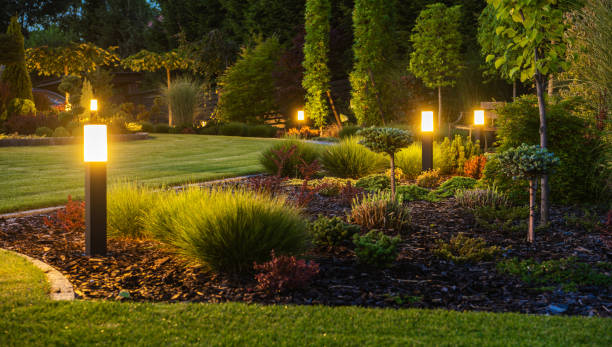
#> input picture Week1/images/landscape.jpg, 612 x 347 px, found by its file name
$ python 'Coding Section.py'
#> lines starting #> are read from the running program, lines starting #| are printed output that depends on the picture
'''
# Theory Section

- What is a pixel? Explain intensity values for 8-bit images.

    Pixel (picture element) is a single 2D unit of color in an image. It is the building blocks of images.
    8-bit images refer to how many bits are used to describe a pixel color.

    For Grayscale images:
    - 8-bit images use 8-bits per pixel (256 shades of gray)
    For Color images:
    - 8-bit images use 24-bits per pixel (8 for R, 8 for G and 8 for B)

- What is the shape of a color image with H=480, W=640? Explain each dimension.

    The image has 480 rows and 640 columns of pixels with 3 channels for colors per pixel.

- Explain convolution step by step. Include kernel, sliding window, and output.

    Starting from the top-left corner (convention), the kernel slides from left to right/up to down and extracts the output values from the weighted sum of the kernel into the output map.

- Compare Box Blur vs Gaussian Blur vs Sobel — purpose and kernel differences.

    Box blur: attempts to blur out the details of the image by taking the average of the colors in a specified radius. All weights are equal. This however results in a somewhat blocky image.
    Gaussian blur: attempts to blur out the details of the image by taking normally distributed values as weights. Giving higher weights to closer pixels. This results in a more smooth blur compared to box blur.
    Sobel: attempts to detect edges in the image by detecting a significant change in pixel color values. The kernel is a negative vs positive weights around the axis in question to take the difference.
'''

import numpy as np
import cv2

def load(url = 'Week1\\images\\landscape.jpg'):
#> called with url = 'Week1\\images\\landscape.jpg'
    img = cv2.imread(url)
#> img is the input picture: shape (347, 612, 3); mean B, G, R 22.3, 69.4, 78.8
    return img


def box_blur(img):

    blur_kernel = np.ones((3, 3), dtype=float)

    blur_kernel /= 9

    blurred_img = cv2.filter2D(img, -1, blur_kernel)

    return 'Blur', blurred_img


def edge_detection(img):

    sobel_x = np.array([
        [-1, 0, 1],
        [-2, 0, 2],
        [-1, 0 ,1]
        ], dtype=np.float32)

    sobel_y = sobel_x.T

    edge_x = cv2.filter2D(img, -1, sobel_x)
    edge_y = cv2.filter2D(img, -1, sobel_y)

    edges = edge_x.copy()
    for x in range(edges.shape[0]):
        for y in range(edges.shape[1]):
            edges[x, y] = max(edges[x, y], edge_y[x,y])

    return 'Edge Detection', edges


def sharpen(img):
    sharpen_kernel = np.zeros((3, 3), dtype=float)

    sharpen_kernel[0, 1] = -1
    sharpen_kernel[1, 0] = -1
    sharpen_kernel[1, 2] = -1
    sharpen_kernel[2, 1] = -1

    sharpen_kernel[1, 1] = 5

    sharpen_img = cv2.filter2D(img, -1, sharpen_kernel)

    return 'Sharpness', sharpen_img


def task(img):
    # 2. Convert to Grayscale
    grayscale_img = cv2.cvtColor(img, cv2.COLOR_BGR2GRAY)
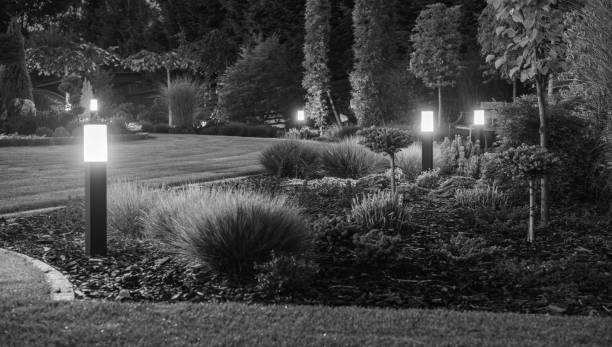
#> grayscale_img: shape (347, 612); min 0, max 255, mean 66.9
    # 3. Apply filters

    for apply_filter in [box_blur, edge_detection, sharpen]:
        filtered_gray_img = grayscale_img.copy()
        name, filtered_gray_img = apply_filter(filtered_gray_img)

        # 4. Save each output
        cv2.imwrite(f'{name}.jpg', filtered_gray_img)

        # 5. prints image shape
        print(f'{name}\'s shape: ',  filtered_gray_img.shape)
#> this loop made 3 passes
#> name on passes 1 to 3: 'Blur', 'Edge Detection', 'Sharpness'
#| Blur's shape:  (347, 612)
#| Edge Detection's shape:  (347, 612)
#| Sharpness's shape:  (347, 612)
#> pass 2, in edge_detection, `edge_x = cv2.filter2D(img, -1, sobel_x)`:
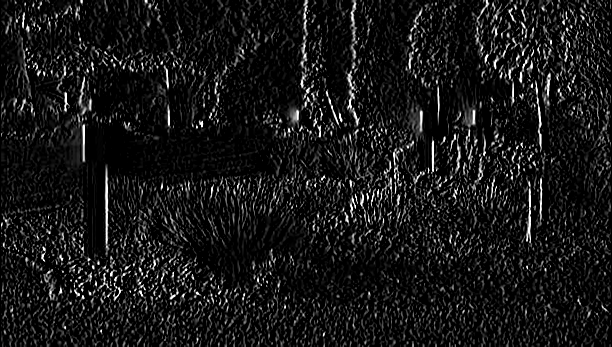
#> edge_x: shape (347, 612); min 0, max 255, mean 22.8
#> pass 2, in edge_detection, `edge_y = cv2.filter2D(img, -1, sobel_y)`:
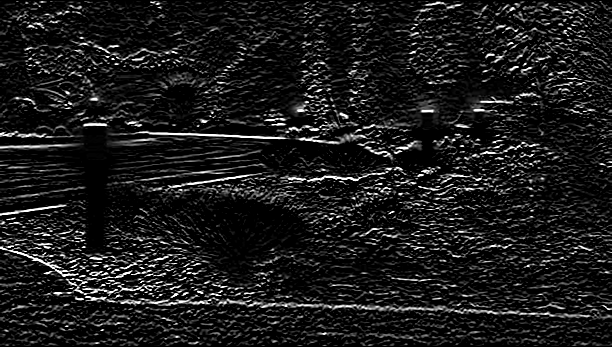
#> edge_y: shape (347, 612); min 0, max 255, mean 26.9
#> pass 2, in task, `name, filtered_gray_img = apply_filter(filtered_gray_img)`:
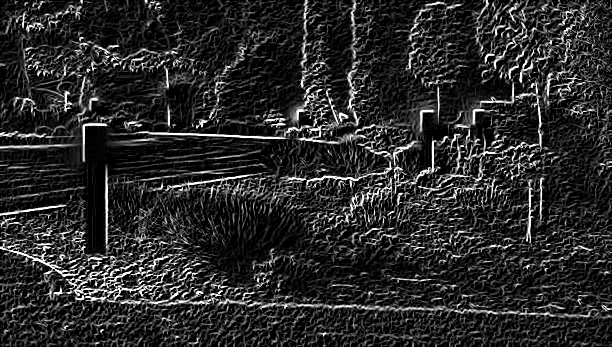
#> filtered_gray_img: shape (347, 612); min 0, max 255, mean 42.5


'''
Note: Change load image URL to work.
'''
if __name__ == '__main__':
    # 1. Load
    img = load()
    task(img)

$ run again, with Week1/images/image1.jpg copied over Week1/images/landscape.jpg
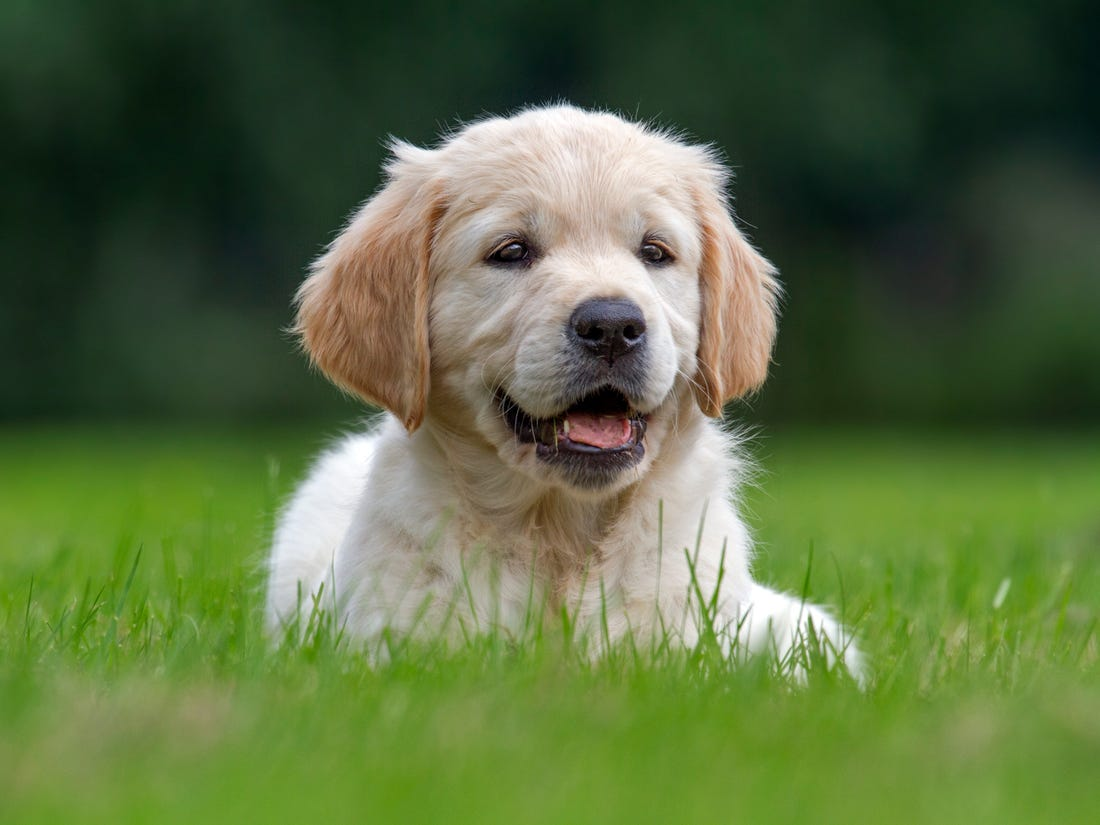
#> input picture Week1/images/image1.jpg, 1100 x 825 px, found by its file name
#> in load, img is the input picture: shape (825, 1100, 3); mean B, G, R 64.9, 108, 89.4
#> in task, `grayscale_img = cv2.cvtColor(img, cv2.COLOR_BGR2GRAY)`:
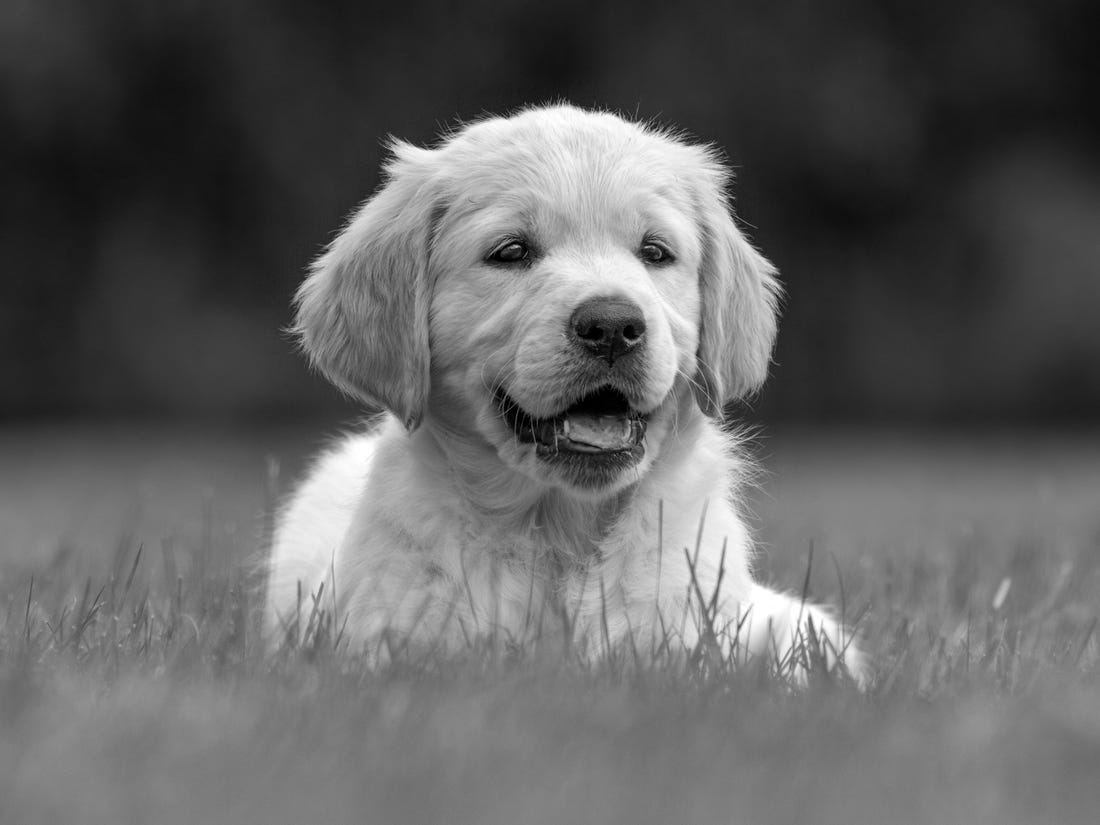
#> grayscale_img: shape (825, 1100); min 0, max 255, mean 97.6
#> the loop in task, `for apply_filter in [box_blur, edge_detection, sharpen]:` made 3 passes
#> name on passes 1 to 3: 'Blur', 'Edge Detection', 'Sharpness'
#> (printed output is left out)
#> pass 2, in task, `name, filtered_gray_img = apply_filter(filtered_gray_img)`:
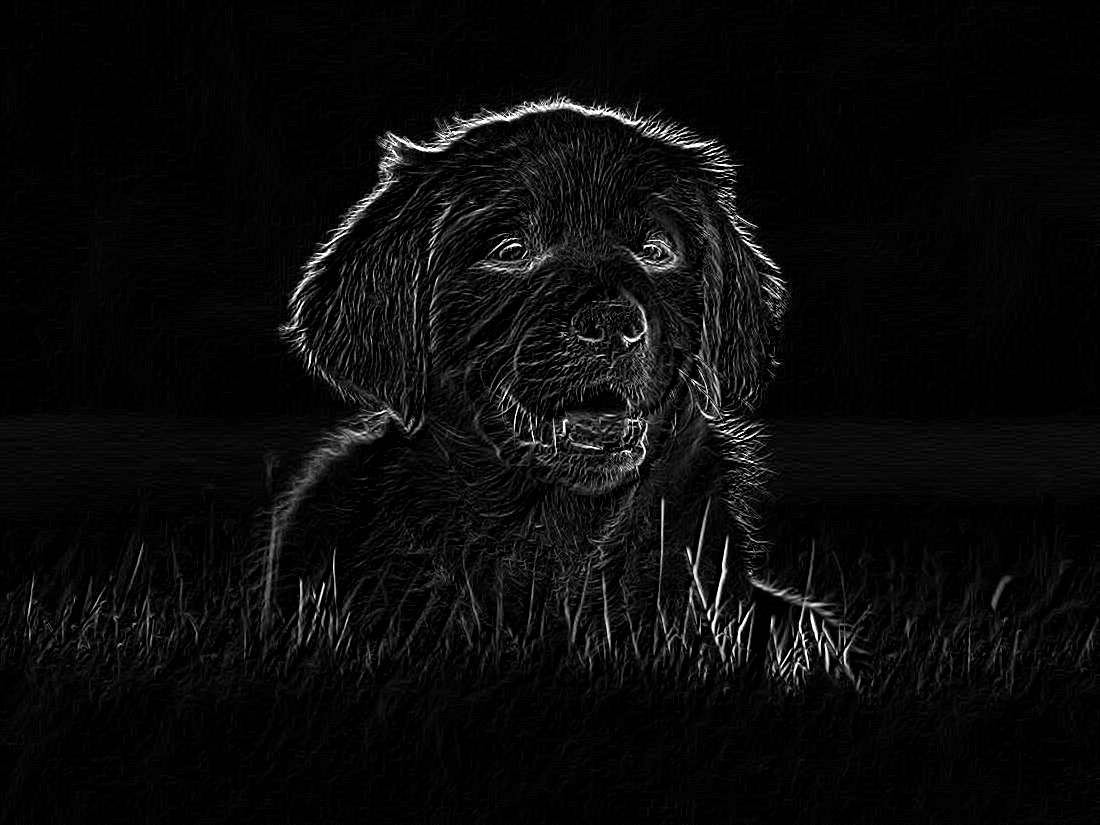
#> filtered_gray_img: shape (825, 1100); min 0, max 255, mean 10.5

$ run again, with Week1/images/portrait.jpg copied over Week1/images/landscape.jpg
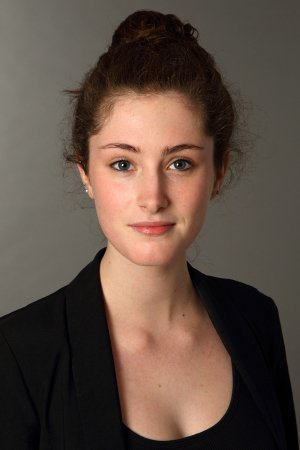
#> input picture Week1/images/portrait.jpg, 300 x 450 px, found by its file name
#> in load, img is the input picture: shape (450, 300, 3); mean B, G, R 67.9, 78.2, 95.4
#> in task, `grayscale_img = cv2.cvtColor(img, cv2.COLOR_BGR2GRAY)`:
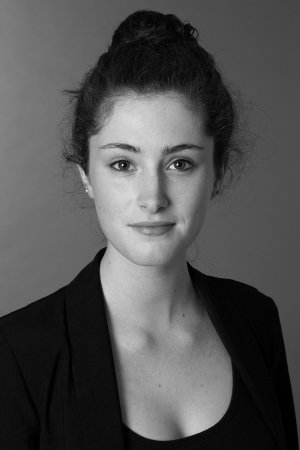
#> grayscale_img: shape (450, 300); min 0, max 254, mean 82.1
#> the loop in task, `for apply_filter in [box_blur, edge_detection, sharpen]:` made 3 passes
#> name on passes 1 to 3: 'Blur', 'Edge Detection', 'Sharpness'
#> (printed output is left out)
#> pass 2, in task, `name, filtered_gray_img = apply_filter(filtered_gray_img)`:
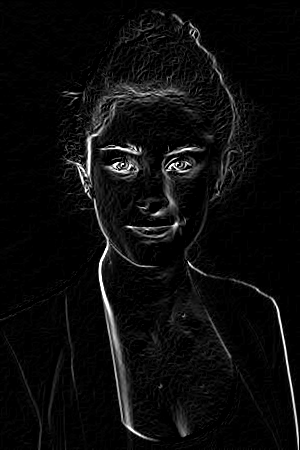
#> filtered_gray_img: shape (450, 300); min 0, max 255, mean 11.9
